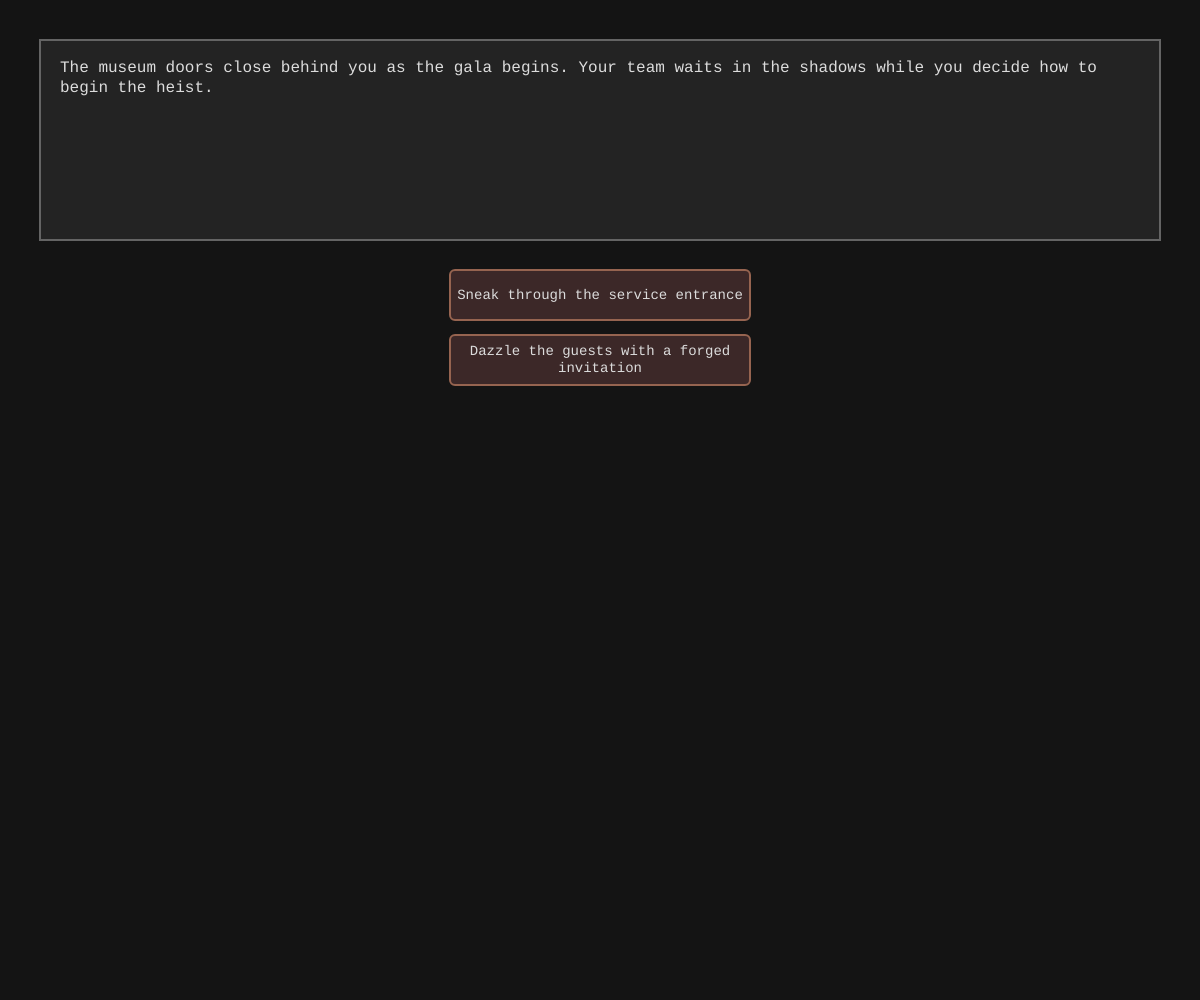
Frame 1 (no input)
Frame 60 (no input): identical to frame 1, image omitted
Frame 120 (the mouse pressed at the canvas centre since frame 60): identical to frame 1, image omitted

The p5.js sketch that drew this single still picture (run headless with seeded random() and noise() and a simulated clock; from frame 60 on, the mouse is pressed at the canvas centre):

// p5.js sketch
// ── sketch.js
function setup() {
  createCanvas(windowWidth, windowHeight);
  textFont("monospace");
}

function draw() {
  drawScene();
}

function mousePressed() {
  // Loop through all choice buttons and check if mouse is inside
  for (let rect of choiceRects) {
    if (
      mouseX >= rect.x &&
      mouseX <= rect.x + rect.w &&
      mouseY >= rect.y &&
      mouseY <= rect.y + rect.h
    ) {
      // Mouse is inside this button, go to the next scene
      goToScene(rect.next);
      return false; // Prevent default behavior
    }
  }
}

function windowResized() {
  resizeCanvas(windowWidth, windowHeight);
}

// ── game.js
const STORY = {
  start: {
    text: "The museum doors close behind you as the gala begins. Your team waits in the shadows while you decide how to begin the heist.",
    choices: [
      { label: "Sneak through the service entrance", next: "serviceEntrance" },
      {
        label: "Dazzle the guests with a forged invitation",
        next: "galaEntry",
      },
    ],
  },
  serviceEntrance: {
    text: "You slip through the delivery bay. The security guard is distracted by a spilled tray in the hallway.",
    choices: [
      { label: "Head for the ancient artifacts hall", next: "artifactHall" },
      { label: "Cut power to the security grid", next: "powerRoom" },
    ],
  },
  galaEntry: {
    text: "With a cloak and a confident smile, you blend in among the wealthy patrons. The guard nods and waves you past the velvet rope.",
    choices: [
      { label: "Follow the curator to the east wing", next: "eastWing" },
      {
        label: "Slip into the gift shop and change your disguise",
        next: "giftShop",
      },
    ],
  },
  artifactHall: {
    text: "The ancient gallery is dim and quiet. The glass case holding the star sapphire glows under the motion sensors.",
    choices: [
      { label: "Use the glass cutter on the case", next: "sapphireHeist" },
      {
        label: "Try to distract the guard with a smoke bomb",
        next: "smokeBomb",
      },
    ],
  },
  powerRoom: {
    text: "The electrical closet is cramped, but the security grid is within reach. One wrong move and the alarms will scream.",
    choices: [
      {
        label: "Disable the cameras for exactly two minutes",
        next: "cameraOff",
      },
      { label: "Trigger a fake fire alarm instead", next: "fireAlarm" },
    ],
  },
  eastWing: {
    text: "You trail the curator into the east wing. The exhibit guard is watching the priceless painting on the wall.",
    choices: [
      {
        label: "Create a distraction with a spilled drink",
        next: "spillDrink",
      },
      { label: "Pick the lock to the adjoining vault", next: "vaultDoor" },
    ],
  },
  giftShop: {
    text: "In the gift shop, you trade your gala outfit for a staff uniform. The other employees are too busy to notice you.",
    choices: [
      {
        label: "Walk confidently toward the main gallery",
        next: "mainGallery",
      },
      {
        label: "Sneak into the break room and grab the master key",
        next: "masterKey",
      },
    ],
  },
  sapphireHeist: {
    text: "The cutter slides silently. The case cracks just enough for the sapphire to be freed. Suddenly, footsteps approach.",
    choices: [
      { label: "Hide behind the statue", next: "hiddenStatue" },
      {
        label: "Rush to the emergency exit with the gem",
        next: "escapeRooftop",
      },
    ],
  },
  smokeBomb: {
    text: "The smoke fills the hall and the guard coughs. It buys you a moment, but the sprinkler system is arming itself.",
    choices: [
      { label: "Run for the sapphire case now", next: "sapphireHeist" },
      {
        label: "Head for the back door while the guard recovers",
        next: "backdoorEscape",
      },
    ],
  },
  cameraOff: {
    text: "The cameras flicker and go dark. For two minutes, the museum is blind. You can almost taste success.",
    choices: [
      { label: "Dash to the vault with your team", next: "vaultEntry" },
      {
        label: "Move to the main gallery and take the painting",
        next: "paintingHeist",
      },
    ],
  },
  fireAlarm: {
    text: "The hall fills with red light and blaring sirens. Guests rush out, and security floods the corridors.",
    choices: [
      {
        label: "Blend into the panic and slip out a side door",
        next: "sideDoorEscape",
      },
      { label: "Use the chaos to grab the prized amulet", next: "amuletRush" },
    ],
  },
  spillDrink: {
    text: "Guests gasp as champagne spills across the floor. The exhibit guard steps away to help.",
    choices: [
      {
        label: "Grab the painting while he is distracted",
        next: "paintingHeist",
      },
      { label: "Sneak into the vault door behind him", next: "vaultDoor" },
    ],
  },
  vaultDoor: {
    text: "The vault door is heavy and locked with a keypad. Your fingers hover over the emergency code you memorized.",
    choices: [
      { label: "Enter the code confidently", next: "vaultEntry" },
      { label: "Plant a hacking device and wait", next: "hackVault" },
    ],
  },
  mainGallery: {
    text: "In the main gallery, the museum's crown jewel glows under a pressure-sensitive alarm grid.",
    choices: [
      { label: "Cut the grid and lift the jewel", next: "jewelGrab" },
      { label: "Distract the guard with a smoke bomb", next: "smokeBomb" },
    ],
  },
  masterKey: {
    text: "You pocket the master key. It could open the vault or the rooftop maintenance access.",
    choices: [
      { label: "Head to the vault now", next: "vaultEntry" },
      {
        label: "Climb to the rooftop and exit through the skylight",
        next: "rooftopEscape",
      },
    ],
  },
  hiddenStatue: {
    text: "You hold your breath behind the marble statue. A guard passes by, unaware of the glittering stone in your bag.",
    choices: [
      { label: "Wait for the coast to clear", next: "waitClear" },
      {
        label: "Sneak out through the emergency corridor",
        next: "escapeRooftop",
      },
    ],
  },
  escapeRooftop: {
    text: "You climb to the rooftop and the city air hits your face. The gem is secured, and the exit is finally in sight.",
    choices: [
      { label: "Lower yourself down the fire escape", next: "winRooftop" },
      { label: "Run across the roof to the other building", next: "fallRoof" },
    ],
  },
  backdoorEscape: {
    text: "The back door swings open, but the corridor is lined with motion sensors you hadn't seen.",
    choices: [
      { label: "Try to dash through before they trigger", next: "dashSensors" },
      { label: "Retreat and find another route", next: "mainGallery" },
    ],
  },
  vaultEntry: {
    text: "The vault opens with a heavy sigh. Inside are the museum's most valuable treasures, waiting for you.",
    choices: [
      { label: "Take the diamond necklace and slip away", next: "winVault" },
      { label: "Grab everything and move fast", next: "crowdAlarm" },
    ],
  },
  paintingHeist: {
    text: "The painting lifts cleanly off its mount. Someone in the gallery gasps as security radios in the alert.",
    choices: [
      { label: "Make a run for the rooftop exit", next: "winRooftop" },
      { label: "Hide the painting in the storage closet", next: "storageFail" },
    ],
  },
  amuletRush: {
    text: "You rush the amulet display. A hidden pressure plate triggers, and the case seals shut with a loud bang.",
    choices: [
      { label: "Smash the case and flee", next: "alarmFail" },
      {
        label: "Drop the amulet and disappear into the crowd",
        next: "crowdAlarm",
      },
    ],
  },
  hackVault: {
    text: "Your hacking device whirs. The keypad blinks, but a guard appears in the doorway before the door unlocks.",
    choices: [
      { label: "Act like you belong there", next: "caughtFail" },
      { label: "Run before he notices you", next: "alarmFail" },
    ],
  },
  rooftopEscape: {
    text: "The skylight cracks open, and you climb into the night. The city below is your route to freedom.",
    choices: [
      { label: "Lower yourself down the drainpipe", next: "winRooftop" },
      { label: "Leap to the adjacent ledge", next: "fallRoof" },
    ],
  },
  waitClear: {
    text: "You wait too long. The guard returns, finds the open case, and sounds the alarm.",
    choices: [
      { label: "Fight your way out", next: "caughtFail" },
      { label: "Surrender quietly", next: "captureFail" },
    ],
  },
  dashSensors: {
    text: "You sprint down the corridor. One sensor flashes red as you pass, and the alarm blares instantly.",
    choices: [
      { label: "Barrel through the nearby exit", next: "caughtFail" },
      { label: "Drop to the floor and stay still", next: "captureFail" },
    ],
  },
  crowdAlarm: {
    text: "The crowd panics. Security surrounds the exits and the police are minutes away.",
    choices: [
      { label: "Fight through the chaos", next: "caughtFail" },
      { label: "Hide in a delivery truck", next: "winVault" },
    ],
  },
  fallRoof: {
    text: "Your foot slips on the rooftop edge. You tumble down, missing the escape and injuring your leg badly.",
    choices: [
      { label: "Crawl back inside and surrender", next: "captureFail" },
      { label: "Try one last leap to the alley", next: "caughtFail" },
    ],
  },
  winRooftop: {
    text: "You disappear into the night with the stolen masterpiece. The museum is left guessing how you vanished.",
    choices: [],
  },
  winVault: {
    text: "You escape with the diamond necklace hidden beneath your coat. The heist is a success.",
    choices: [],
  },
  caughtFail: {
    text: "Security corners you with nowhere to go. The heist ends in cuffs and broken plans.",
    choices: [],
  },
  captureFail: {
    text: "You are detained before you can flee. The museum lights stay on, and your crew scatters.",
    choices: [],
  },
  alarmFail: {
    text: "The alarm shatters the silence. Guards swarm your position and the priceless artifact stays behind glass.",
    choices: [],
  },
  storageFail: {
    text: "The storage closet is locked from the inside. You are trapped while security closes in.",
    choices: [],
  },
};

let currentScene = "start";
let choiceRects = [];

function goToScene(key) {
  if (STORY[key]) {
    currentScene = key;
    choiceRects = [];
  } else {
    console.warn(`Scene key not found: ${key}`);
  }
}

// ── scenes.js
function drawScene() {
  // Dark moody background for heist theme
  background(20);

  // Get current scene from global STORY object
  const scene = STORY[currentScene];

  if (!scene) {
    fill(255);
    textAlign(CENTER, CENTER);
    textSize(24);
    text("Scene not found", width / 2, height / 2);
    return;
  }

  // Clear choiceRects for this frame
  choiceRects = [];

  // Draw text box background
  fill(35);
  stroke(100);
  strokeWeight(2);
  const textBoxX = 40;
  const textBoxY = 40;
  const textBoxW = width - 80;
  const textBoxH = 200;
  rect(textBoxX, textBoxY, textBoxW, textBoxH);

  // Draw scene text (wrapped inside text box)
  fill(220);
  noStroke();
  textAlign(LEFT, TOP);
  textSize(16);
  text(scene.text, textBoxX + 20, textBoxY + 20, textBoxW - 40, textBoxH - 40);

  // If no choices, show end screen
  if (scene.choices.length === 0) {
    fill(200, 150, 80);
    textAlign(CENTER, CENTER);
    textSize(28);
    text("The End — refresh to play again", width / 2, height - 80);
    return;
  }

  // Draw choice buttons below the text
  const buttonStartY = textBoxY + textBoxH + 30;
  const buttonWidth = 300;
  const buttonHeight = 50;
  const buttonGap = 15;

  scene.choices.forEach((choice, index) => {
    const buttonX = (width - buttonWidth) / 2;
    const buttonY = buttonStartY + index * (buttonHeight + buttonGap);

    // Draw button background (dark maroon with warm bronze border)
    fill(60, 40, 40);
    stroke(150, 100, 80);
    strokeWeight(2);
    rect(buttonX, buttonY, buttonWidth, buttonHeight, 5);

    // Draw button text
    fill(220);
    noStroke();
    textAlign(CENTER, CENTER);
    textSize(14);
    text(choice.label, buttonX, buttonY, buttonWidth, buttonHeight);

    // Store button info in choiceRects for mousePressed() to use
    choiceRects.push({
      x: buttonX,
      y: buttonY,
      w: buttonWidth,
      h: buttonHeight,
      next: choice.next,
    });
  });
}

// ── style.css
html,
body {
  margin: 0;
  padding: 0;
  width: 100%;
  height: 100%;
  overflow: hidden;
  background-color: black;
}

canvas {
  display: block;
}
